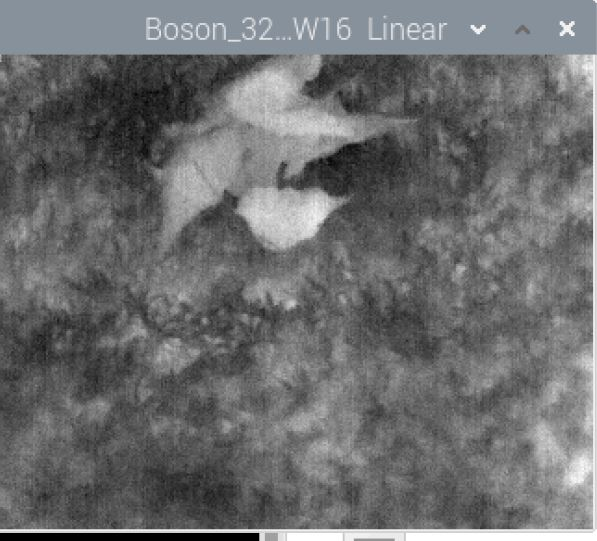
#> input picture Capture.JPG, 597 x 541 px
$ python main.py
#> lines starting #> are read from the running program, lines starting #| are printed output that depends on the picture
import warnings

warnings.filterwarnings('ignore')
from scipy import misc
import imageio
import numpy as np
from matplotlib import pyplot as plt  # For image viewing
import cv2

# !/usr/bin/python
import getopt
import sys

import matplotlib.pyplot as plt
from matplotlib import colors
from matplotlib import ticker
from matplotlib.colors import LinearSegmentedColormap

# dng reading requires libraw to work

# Open an image
image = cv2.imread('Capture.JPG')
#> image is the input picture: shape (541, 597, 3); mean B, G, R 110.2, 109.2, 108.3

plt.show()
# Get the red band from the rgb image, and open it as a numpy matrix
# NIR = image[:, :, 0]

# ir = np.asarray(NIR, float)


ir = (image[255, :, 0]).astype('float')
#> ir = 597 values, max 236 at index 594, min 60 at index 250, mean 104.6

# Get one of the IR image bands (all bands should be same)
# blue = image[:, :, 2]

# r = np.asarray(blue, float)

r = (image[:, :, 2]).astype('float')

# Create a numpy matrix of zeros to hold the calculated NDVI values for each pixel
ndvi = np.zeros(r.size)  # The NDVI image will be the same size as the input image

# Calculate NDVI
ndvi = np.true_divide(np.subtract(ir, r), np.add(ir, r))
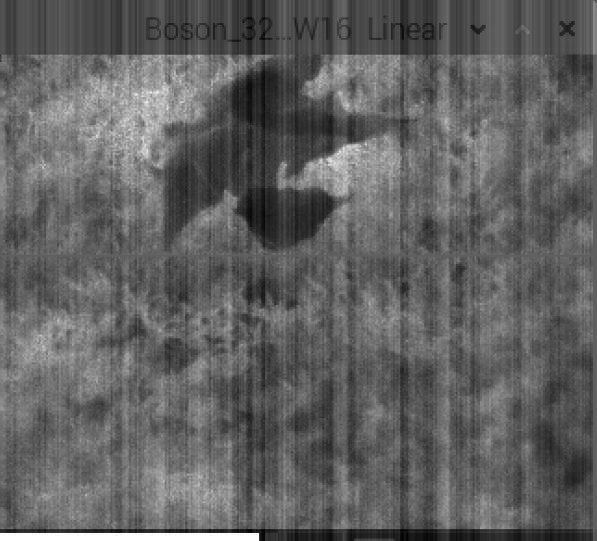
#> ndvi: shape (541, 597) float64; min -0.603, max 1, mean 0.00862; drawn with min black and max white

# Display the results
output_name = 'NDVI_show.jpg'

# grayscale color palette to showcase NDVI
cols = ['red', 'orange', 'yellow', 'green']


def create_colormap(args):
    return LinearSegmentedColormap.from_list(name='custom1', colors=cols)


# colour bar to match grayscale units
def create_colorbar(fig, image):
    position = fig.add_axes([0.125, 0.19, 0.2, 0.05])
    norm = colors.Normalize(vmin=-1., vmax=1.)
    cbar = plt.colorbar(image,
                        cax=position,
                        orientation='horizontal',
                        norm=norm)
    cbar.ax.tick_params(labelsize=6)
    tick_locator = ticker.MaxNLocator(nbins=3)
    cbar.locator = tick_locator
    cbar.update_ticks()
    cbar.set_label("NDVI", fontsize=10, x=0.5, y=0.5, labelpad=-25)


fig, ax = plt.subplots()
image = ax.imshow(ndvi, cmap=create_colormap(colors))
plt.axis('off')

create_colorbar(fig, image)

extent = ax.get_window_extent().transformed(fig.dpi_scale_trans.inverted())
fig.savefig(output_name, dpi=600, transparent=True, bbox_inches=extent, pad_inches=0)
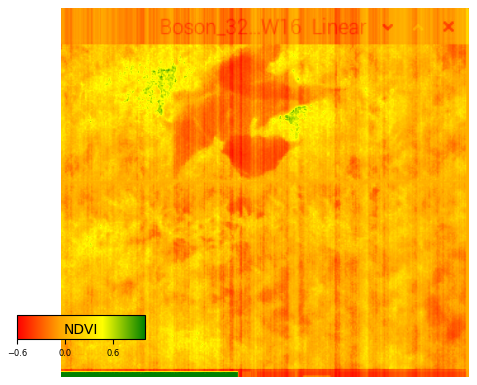
#> figure drawn by matplotlib, 2 panels
plt.show()
